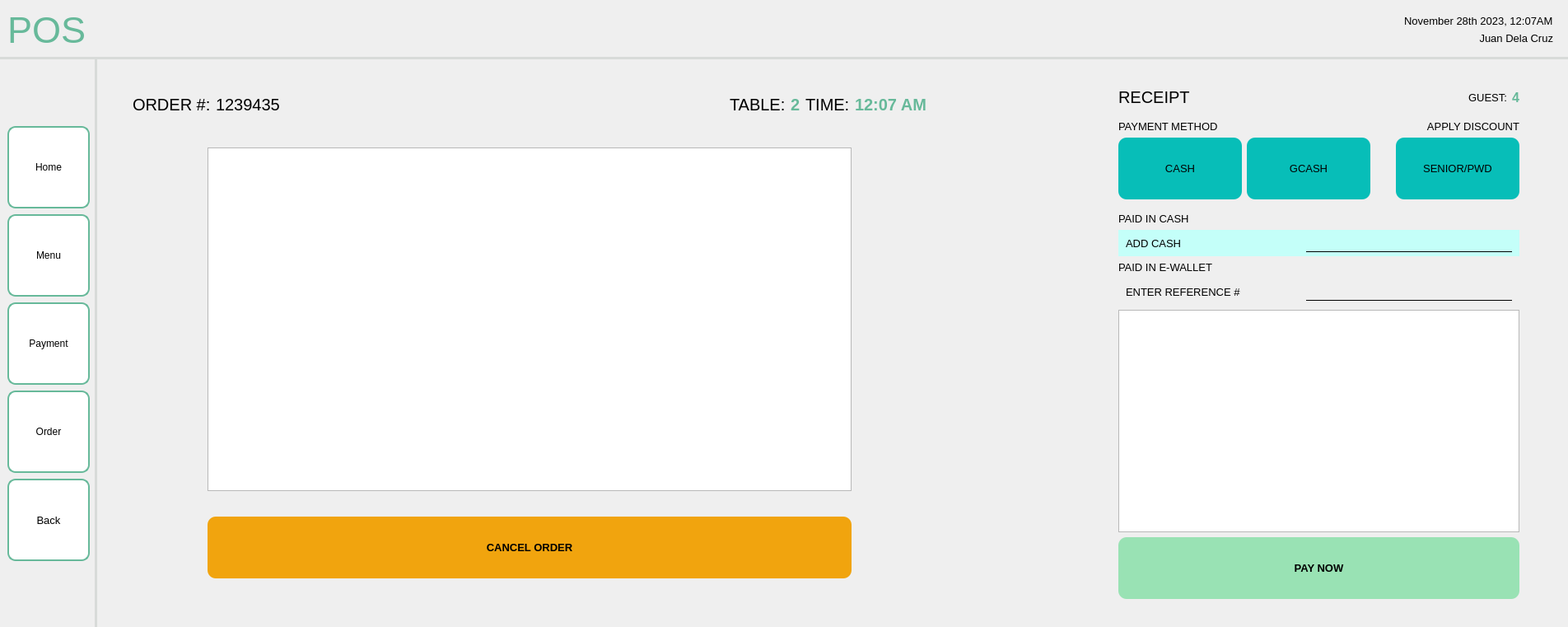
<?xml version="1.0" encoding="UTF-8"?>
<ui version="4.0">
 <class>MainWindow</class>
 <widget class="QMainWindow" name="MainWindow">
  <property name="geometry">
   <rect>
    <x>0</x>
    <y>0</y>
    <width>1711</width>
    <height>761</height>
   </rect>
  </property>
  <property name="windowTitle">
   <string>MainWindow</string>
  </property>
  <widget class="QWidget" name="centralwidget">
   <layout class="QHBoxLayout" name="horizontalLayout">
    <property name="spacing">
     <number>0</number>
    </property>
    <property name="leftMargin">
     <number>0</number>
    </property>
    <property name="topMargin">
     <number>0</number>
    </property>
    <property name="rightMargin">
     <number>0</number>
    </property>
    <property name="bottomMargin">
     <number>0</number>
    </property>
    <item>
     <widget class="QFrame" name="frame">
      <property name="sizePolicy">
       <sizepolicy hsizetype="Preferred" vsizetype="Preferred">
        <horstretch>0</horstretch>
        <verstretch>0</verstretch>
       </sizepolicy>
      </property>
      <property name="frameShape">
       <enum>QFrame::NoFrame</enum>
      </property>
      <property name="frameShadow">
       <enum>QFrame::Plain</enum>
      </property>
      <layout class="QGridLayout" name="gridLayout_2">
       <property name="leftMargin">
        <number>0</number>
       </property>
       <property name="topMargin">
        <number>0</number>
       </property>
       <property name="rightMargin">
        <number>0</number>
       </property>
       <property name="bottomMargin">
        <number>0</number>
       </property>
       <property name="spacing">
        <number>0</number>
       </property>
       <item row="1" column="0">
        <widget class="QWidget" name="navbar_2" native="true">
         <property name="sizePolicy">
          <sizepolicy hsizetype="Fixed" vsizetype="Preferred">
           <horstretch>0</horstretch>
           <verstretch>0</verstretch>
          </sizepolicy>
         </property>
         <property name="styleSheet">
          <string notr="true">QWidget {
    border-right: 3px solid #D8DBD9;
}
</string>
         </property>
         <layout class="QVBoxLayout" name="verticalLayout_6">
          <property name="spacing">
           <number>7</number>
          </property>
          <item>
           <spacer name="verticalSpacer_2">
            <property name="orientation">
             <enum>Qt::Vertical</enum>
            </property>
            <property name="sizeHint" stdset="0">
             <size>
              <width>20</width>
              <height>40</height>
             </size>
            </property>
           </spacer>
          </item>
          <item>
           <widget class="QPushButton" name="homeBTN_2">
            <property name="minimumSize">
             <size>
              <width>100</width>
              <height>100</height>
             </size>
            </property>
            <property name="maximumSize">
             <size>
              <width>100</width>
              <height>100</height>
             </size>
            </property>
            <property name="styleSheet">
             <string notr="true">QPushButton {
    background-color: white;
    border: 2px solid #67B99A;
    color: black;
    padding: 8px 16px;
    border-radius: 10px;
}

QPushButton:hover {
    border: 2px solid #4D926D;
}

QPushButton:pressed {
	background-color: #F0F0F0;
	border: 2px solid #265C42;
}</string>
            </property>
            <property name="text">
             <string>Home</string>
            </property>
           </widget>
          </item>
          <item>
           <widget class="QPushButton" name="menuBTN_2">
            <property name="minimumSize">
             <size>
              <width>100</width>
              <height>100</height>
             </size>
            </property>
            <property name="maximumSize">
             <size>
              <width>100</width>
              <height>100</height>
             </size>
            </property>
            <property name="styleSheet">
             <string notr="true">QPushButton {
    background-color: white;
    border: 2px solid #67B99A;
    color: black;
    padding: 8px 16px;
    border-radius: 10px;
}

QPushButton:hover {
    border: 2px solid #4D926D;
}

QPushButton:pressed {
	background-color: #F0F0F0;
	border: 2px solid #265C42;
}</string>
            </property>
            <property name="text">
             <string>Menu</string>
            </property>
           </widget>
          </item>
          <item>
           <widget class="QPushButton" name="paymentBTN_2">
            <property name="minimumSize">
             <size>
              <width>100</width>
              <height>100</height>
             </size>
            </property>
            <property name="maximumSize">
             <size>
              <width>100</width>
              <height>100</height>
             </size>
            </property>
            <property name="styleSheet">
             <string notr="true">QPushButton {
    background-color: white;
    border: 2px solid #67B99A;
    color: black;
    padding: 8px 16px;
    border-radius: 10px;
}

QPushButton:hover {
    border: 2px solid #4D926D;
}

QPushButton:pressed {
	background-color: #F0F0F0;
	border: 2px solid #265C42;
}</string>
            </property>
            <property name="text">
             <string>Payment</string>
            </property>
           </widget>
          </item>
          <item>
           <widget class="QPushButton" name="orderBTN_2">
            <property name="minimumSize">
             <size>
              <width>100</width>
              <height>100</height>
             </size>
            </property>
            <property name="maximumSize">
             <size>
              <width>100</width>
              <height>100</height>
             </size>
            </property>
            <property name="styleSheet">
             <string notr="true">QPushButton {
    background-color: white;
    border: 2px solid #67B99A;
    color: black;
    padding: 8px 16px;
    border-radius: 10px;
}

QPushButton:hover {
    border: 2px solid #4D926D;
}

QPushButton:pressed {
	background-color: #F0F0F0;
	border: 2px solid #265C42;
}</string>
            </property>
            <property name="text">
             <string>Order</string>
            </property>
           </widget>
          </item>
          <item>
           <widget class="QPushButton" name="backBTN_2">
            <property name="sizePolicy">
             <sizepolicy hsizetype="Fixed" vsizetype="Fixed">
              <horstretch>0</horstretch>
              <verstretch>0</verstretch>
             </sizepolicy>
            </property>
            <property name="minimumSize">
             <size>
              <width>100</width>
              <height>100</height>
             </size>
            </property>
            <property name="maximumSize">
             <size>
              <width>100</width>
              <height>100</height>
             </size>
            </property>
            <property name="font">
             <font>
              <pointsize>10</pointsize>
             </font>
            </property>
            <property name="styleSheet">
             <string notr="true">QPushButton {
    background-color: white;
    border: 2px solid #67B99A;
    color: black;
    padding: 8px 16px;
    border-radius: 10px;
}

QPushButton:hover {
    border: 2px solid #4D926D;
}

QPushButton:pressed {
	background-color: #F0F0F0;
	border: 2px solid #265C42;
}</string>
            </property>
            <property name="text">
             <string>Back</string>
            </property>
            <property name="icon">
             <iconset resource="../../../assets/resourceFile.qrc">
              <normaloff>:/logos/Icons/entypo_back.png</normaloff>:/logos/Icons/entypo_back.png</iconset>
            </property>
            <property name="autoRepeat">
             <bool>false</bool>
            </property>
           </widget>
          </item>
          <item>
           <spacer name="verticalSpacer_4">
            <property name="orientation">
             <enum>Qt::Vertical</enum>
            </property>
            <property name="sizeHint" stdset="0">
             <size>
              <width>20</width>
              <height>40</height>
             </size>
            </property>
           </spacer>
          </item>
         </layout>
        </widget>
       </item>
       <item row="0" column="0" colspan="2">
        <widget class="QWidget" name="header_2" native="true">
         <property name="styleSheet">
          <string notr="true">QWidget {
    border-bottom: 3px solid #D8DBD9; 
}
</string>
         </property>
         <layout class="QHBoxLayout" name="horizontalLayout_5">
          <item>
           <widget class="QLabel" name="label_10">
            <property name="font">
             <font>
              <pointsize>-1</pointsize>
             </font>
            </property>
            <property name="layoutDirection">
             <enum>Qt::LeftToRight</enum>
            </property>
            <property name="styleSheet">
             <string notr="true">QLabel {
    color: #67B99A;
    font-size: 45px;
}</string>
            </property>
            <property name="text">
             <string>POS</string>
            </property>
            <property name="scaledContents">
             <bool>false</bool>
            </property>
           </widget>
          </item>
          <item>
           <spacer name="horizontalSpacer_4">
            <property name="orientation">
             <enum>Qt::Horizontal</enum>
            </property>
            <property name="sizeHint" stdset="0">
             <size>
              <width>40</width>
              <height>20</height>
             </size>
            </property>
           </spacer>
          </item>
          <item>
           <widget class="QFrame" name="frame_3">
            <layout class="QVBoxLayout" name="verticalLayout_7">
             <item>
              <widget class="QLabel" name="label_11">
               <property name="font">
                <font>
                 <pointsize>10</pointsize>
                </font>
               </property>
               <property name="styleSheet">
                <string notr="true">QLabel {
    color: black;
}</string>
               </property>
               <property name="text">
                <string>November 28th 2023, 12:07AM</string>
               </property>
              </widget>
             </item>
             <item>
              <widget class="QLabel" name="label_12">
               <property name="font">
                <font>
                 <pointsize>10</pointsize>
                </font>
               </property>
               <property name="styleSheet">
                <string notr="true">QLabel {
    color: black;
}</string>
               </property>
               <property name="text">
                <string>Juan Dela Cruz</string>
               </property>
               <property name="alignment">
                <set>Qt::AlignRight|Qt::AlignTrailing|Qt::AlignVCenter</set>
               </property>
              </widget>
             </item>
            </layout>
           </widget>
          </item>
         </layout>
        </widget>
       </item>
       <item row="1" column="1">
        <widget class="QFrame" name="contentContainer_2">
         <layout class="QVBoxLayout" name="verticalLayout_8">
          <property name="leftMargin">
           <number>0</number>
          </property>
          <property name="topMargin">
           <number>0</number>
          </property>
          <property name="rightMargin">
           <number>0</number>
          </property>
          <property name="bottomMargin">
           <number>0</number>
          </property>
          <item>
           <widget class="QWidget" name="mainContent_2" native="true">
            <layout class="QHBoxLayout" name="horizontalLayout_6">
             <property name="leftMargin">
              <number>25</number>
             </property>
             <property name="topMargin">
              <number>25</number>
             </property>
             <property name="rightMargin">
              <number>50</number>
             </property>
             <property name="bottomMargin">
              <number>25</number>
             </property>
             <item>
              <widget class="QWidget" name="leftContent_2" native="true">
               <property name="minimumSize">
                <size>
                 <width>1000</width>
                 <height>0</height>
                </size>
               </property>
               <property name="maximumSize">
                <size>
                 <width>1000</width>
                 <height>16777215</height>
                </size>
               </property>
               <layout class="QVBoxLayout" name="verticalLayout_9">
                <item>
                 <widget class="QWidget" name="widget_2" native="true">
                  <layout class="QHBoxLayout" name="horizontalLayout_7">
                   <item>
                    <widget class="QLabel" name="label_13">
                     <property name="sizePolicy">
                      <sizepolicy hsizetype="Fixed" vsizetype="Preferred">
                       <horstretch>0</horstretch>
                       <verstretch>0</verstretch>
                      </sizepolicy>
                     </property>
                     <property name="font">
                      <font>
                       <pointsize>15</pointsize>
                      </font>
                     </property>
                     <property name="text">
                      <string>ORDER #:</string>
                     </property>
                    </widget>
                   </item>
                   <item>
                    <widget class="QLabel" name="label_14">
                     <property name="font">
                      <font>
                       <pointsize>15</pointsize>
                      </font>
                     </property>
                     <property name="text">
                      <string>1239435</string>
                     </property>
                    </widget>
                   </item>
                   <item>
                    <spacer name="horizontalSpacer_5">
                     <property name="orientation">
                      <enum>Qt::Horizontal</enum>
                     </property>
                     <property name="sizeHint" stdset="0">
                      <size>
                       <width>40</width>
                       <height>20</height>
                      </size>
                     </property>
                    </spacer>
                   </item>
                   <item>
                    <widget class="QLabel" name="label_15">
                     <property name="sizePolicy">
                      <sizepolicy hsizetype="Fixed" vsizetype="Preferred">
                       <horstretch>0</horstretch>
                       <verstretch>0</verstretch>
                      </sizepolicy>
                     </property>
                     <property name="font">
                      <font>
                       <pointsize>15</pointsize>
                      </font>
                     </property>
                     <property name="text">
                      <string>TABLE:</string>
                     </property>
                    </widget>
                   </item>
                   <item>
                    <widget class="QLabel" name="label_16">
                     <property name="sizePolicy">
                      <sizepolicy hsizetype="Fixed" vsizetype="Preferred">
                       <horstretch>0</horstretch>
                       <verstretch>0</verstretch>
                      </sizepolicy>
                     </property>
                     <property name="font">
                      <font>
                       <pointsize>15</pointsize>
                       <bold>true</bold>
                      </font>
                     </property>
                     <property name="styleSheet">
                      <string notr="true">QLabel {
	color: #67B99A;
}</string>
                     </property>
                     <property name="text">
                      <string>2</string>
                     </property>
                    </widget>
                   </item>
                   <item>
                    <widget class="QLabel" name="label_17">
                     <property name="sizePolicy">
                      <sizepolicy hsizetype="Fixed" vsizetype="Preferred">
                       <horstretch>0</horstretch>
                       <verstretch>0</verstretch>
                      </sizepolicy>
                     </property>
                     <property name="font">
                      <font>
                       <pointsize>15</pointsize>
                      </font>
                     </property>
                     <property name="text">
                      <string>TIME:</string>
                     </property>
                    </widget>
                   </item>
                   <item>
                    <widget class="QLabel" name="label_18">
                     <property name="sizePolicy">
                      <sizepolicy hsizetype="Fixed" vsizetype="Preferred">
                       <horstretch>0</horstretch>
                       <verstretch>0</verstretch>
                      </sizepolicy>
                     </property>
                     <property name="font">
                      <font>
                       <pointsize>15</pointsize>
                       <bold>true</bold>
                      </font>
                     </property>
                     <property name="styleSheet">
                      <string notr="true">QLabel {
	color: #67B99A;
}</string>
                     </property>
                     <property name="text">
                      <string>12:07 AM</string>
                     </property>
                    </widget>
                   </item>
                  </layout>
                 </widget>
                </item>
                <item>
                 <widget class="QWidget" name="widget_3" native="true">
                  <layout class="QVBoxLayout" name="verticalLayout_11">
                   <property name="leftMargin">
                    <number>100</number>
                   </property>
                   <property name="topMargin">
                    <number>25</number>
                   </property>
                   <property name="rightMargin">
                    <number>100</number>
                   </property>
                   <property name="bottomMargin">
                    <number>25</number>
                   </property>
                   <item>
                    <widget class="QListView" name="listView"/>
                   </item>
                   <item>
                    <spacer name="verticalSpacer_5">
                     <property name="orientation">
                      <enum>Qt::Vertical</enum>
                     </property>
                     <property name="sizeType">
                      <enum>QSizePolicy::Fixed</enum>
                     </property>
                     <property name="sizeHint" stdset="0">
                      <size>
                       <width>20</width>
                       <height>25</height>
                      </size>
                     </property>
                    </spacer>
                   </item>
                   <item>
                    <widget class="QPushButton" name="pushButton">
                     <property name="minimumSize">
                      <size>
                       <width>0</width>
                       <height>75</height>
                      </size>
                     </property>
                     <property name="maximumSize">
                      <size>
                       <width>16777215</width>
                       <height>75</height>
                      </size>
                     </property>
                     <property name="font">
                      <font>
                       <pointsize>10</pointsize>
                       <bold>true</bold>
                      </font>
                     </property>
                     <property name="styleSheet">
                      <string notr="true">QPushButton {
    background-color: #F1A40E;
    color: black;
    border-radius: 10px;
    border: none;
}

QPushButton:hover {
    background-color: #E1920C;
}

QPushButton:pressed {
    background-color: #C77908;
}
</string>
                     </property>
                     <property name="text">
                      <string>CANCEL ORDER</string>
                     </property>
                    </widget>
                   </item>
                  </layout>
                 </widget>
                </item>
               </layout>
              </widget>
             </item>
             <item>
              <spacer name="horizontalSpacer_6">
               <property name="orientation">
                <enum>Qt::Horizontal</enum>
               </property>
               <property name="sizeType">
                <enum>QSizePolicy::Fixed</enum>
               </property>
               <property name="sizeHint" stdset="0">
                <size>
                 <width>200</width>
                 <height>20</height>
                </size>
               </property>
              </spacer>
             </item>
             <item>
              <widget class="QWidget" name="rightContent_2" native="true">
               <layout class="QVBoxLayout" name="verticalLayout_10">
                <item>
                 <widget class="QWidget" name="widget_4" native="true">
                  <layout class="QHBoxLayout" name="horizontalLayout_8">
                   <property name="leftMargin">
                    <number>0</number>
                   </property>
                   <property name="topMargin">
                    <number>0</number>
                   </property>
                   <property name="rightMargin">
                    <number>0</number>
                   </property>
                   <property name="bottomMargin">
                    <number>0</number>
                   </property>
                   <item>
                    <widget class="QLabel" name="label_19">
                     <property name="font">
                      <font>
                       <pointsize>15</pointsize>
                      </font>
                     </property>
                     <property name="text">
                      <string>RECEIPT</string>
                     </property>
                    </widget>
                   </item>
                   <item>
                    <widget class="QLabel" name="label_20">
                     <property name="font">
                      <font>
                       <pointsize>10</pointsize>
                      </font>
                     </property>
                     <property name="text">
                      <string>GUEST:</string>
                     </property>
                     <property name="alignment">
                      <set>Qt::AlignRight|Qt::AlignTrailing|Qt::AlignVCenter</set>
                     </property>
                    </widget>
                   </item>
                   <item>
                    <widget class="QLabel" name="label_25">
                     <property name="sizePolicy">
                      <sizepolicy hsizetype="Fixed" vsizetype="Preferred">
                       <horstretch>0</horstretch>
                       <verstretch>0</verstretch>
                      </sizepolicy>
                     </property>
                     <property name="font">
                      <font>
                       <pointsize>12</pointsize>
                       <bold>true</bold>
                      </font>
                     </property>
                     <property name="styleSheet">
                      <string notr="true">QLabel {
	color: #67B99A;
}</string>
                     </property>
                     <property name="text">
                      <string>4</string>
                     </property>
                    </widget>
                   </item>
                  </layout>
                 </widget>
                </item>
                <item>
                 <widget class="QWidget" name="widget_5" native="true">
                  <layout class="QGridLayout" name="gridLayout_3">
                   <property name="leftMargin">
                    <number>0</number>
                   </property>
                   <property name="topMargin">
                    <number>10</number>
                   </property>
                   <property name="rightMargin">
                    <number>0</number>
                   </property>
                   <property name="bottomMargin">
                    <number>10</number>
                   </property>
                   <item row="1" column="3">
                    <widget class="QPushButton" name="pushButton_5">
                     <property name="minimumSize">
                      <size>
                       <width>150</width>
                       <height>75</height>
                      </size>
                     </property>
                     <property name="maximumSize">
                      <size>
                       <width>150</width>
                       <height>75</height>
                      </size>
                     </property>
                     <property name="font">
                      <font>
                       <pointsize>10</pointsize>
                      </font>
                     </property>
                     <property name="styleSheet">
                      <string notr="true">QPushButton {
    background-color: #07BEB8;
    color: black;
    border-radius: 10px;
    border: none;
}

QPushButton:hover {
    background-color: #06AFA8;
}

QPushButton:pressed {
    background-color: #059A96;
}</string>
                     </property>
                     <property name="text">
                      <string>SENIOR/PWD</string>
                     </property>
                    </widget>
                   </item>
                   <item row="0" column="0">
                    <widget class="QLabel" name="label_26">
                     <property name="font">
                      <font>
                       <pointsize>10</pointsize>
                      </font>
                     </property>
                     <property name="text">
                      <string>PAYMENT METHOD</string>
                     </property>
                    </widget>
                   </item>
                   <item row="1" column="0">
                    <widget class="QPushButton" name="pushButton_3">
                     <property name="minimumSize">
                      <size>
                       <width>150</width>
                       <height>75</height>
                      </size>
                     </property>
                     <property name="maximumSize">
                      <size>
                       <width>150</width>
                       <height>75</height>
                      </size>
                     </property>
                     <property name="font">
                      <font>
                       <pointsize>10</pointsize>
                      </font>
                     </property>
                     <property name="styleSheet">
                      <string notr="true">QPushButton {
    background-color: #07BEB8;
    color: black;
    border-radius: 10px;
    border: none;
}

QPushButton:hover {
    background-color: #06AFA8;
}

QPushButton:pressed {
    background-color: #059A96;
}</string>
                     </property>
                     <property name="text">
                      <string>CASH</string>
                     </property>
                    </widget>
                   </item>
                   <item row="1" column="1">
                    <widget class="QPushButton" name="pushButton_4">
                     <property name="minimumSize">
                      <size>
                       <width>150</width>
                       <height>75</height>
                      </size>
                     </property>
                     <property name="maximumSize">
                      <size>
                       <width>150</width>
                       <height>75</height>
                      </size>
                     </property>
                     <property name="font">
                      <font>
                       <pointsize>10</pointsize>
                      </font>
                     </property>
                     <property name="styleSheet">
                      <string notr="true">QPushButton {
    background-color: #07BEB8;
    color: black;
    border-radius: 10px;
    border: none;
}

QPushButton:hover {
    background-color: #06AFA8;
}

QPushButton:pressed {
    background-color: #059A96;
}</string>
                     </property>
                     <property name="text">
                      <string>GCASH</string>
                     </property>
                    </widget>
                   </item>
                   <item row="0" column="3">
                    <widget class="QLabel" name="label_27">
                     <property name="font">
                      <font>
                       <pointsize>10</pointsize>
                      </font>
                     </property>
                     <property name="text">
                      <string>APPLY DISCOUNT</string>
                     </property>
                     <property name="alignment">
                      <set>Qt::AlignRight|Qt::AlignTrailing|Qt::AlignVCenter</set>
                     </property>
                    </widget>
                   </item>
                   <item row="1" column="2">
                    <spacer name="horizontalSpacer_7">
                     <property name="orientation">
                      <enum>Qt::Horizontal</enum>
                     </property>
                     <property name="sizeType">
                      <enum>QSizePolicy::Fixed</enum>
                     </property>
                     <property name="sizeHint" stdset="0">
                      <size>
                       <width>25</width>
                       <height>20</height>
                      </size>
                     </property>
                    </spacer>
                   </item>
                  </layout>
                 </widget>
                </item>
                <item>
                 <widget class="QWidget" name="widget_8" native="true">
                  <layout class="QVBoxLayout" name="verticalLayout_13">
                   <property name="leftMargin">
                    <number>0</number>
                   </property>
                   <property name="topMargin">
                    <number>0</number>
                   </property>
                   <property name="rightMargin">
                    <number>0</number>
                   </property>
                   <property name="bottomMargin">
                    <number>0</number>
                   </property>
                   <item>
                    <widget class="QLabel" name="label_22">
                     <property name="font">
                      <font>
                       <pointsize>10</pointsize>
                      </font>
                     </property>
                     <property name="text">
                      <string>PAID IN CASH</string>
                     </property>
                    </widget>
                   </item>
                   <item>
                    <widget class="QWidget" name="widget_7" native="true">
                     <property name="styleSheet">
                      <string notr="true">QWidget {
	background-color: #C4FFF9;
}</string>
                     </property>
                     <layout class="QHBoxLayout" name="horizontalLayout_10">
                      <property name="topMargin">
                       <number>5</number>
                      </property>
                      <property name="bottomMargin">
                       <number>5</number>
                      </property>
                      <item>
                       <widget class="QLabel" name="label_21">
                        <property name="font">
                         <font>
                          <pointsize>10</pointsize>
                         </font>
                        </property>
                        <property name="text">
                         <string>ADD CASH</string>
                        </property>
                       </widget>
                      </item>
                      <item>
                       <widget class="QLineEdit" name="lineEdit">
                        <property name="minimumSize">
                         <size>
                          <width>250</width>
                          <height>0</height>
                         </size>
                        </property>
                        <property name="maximumSize">
                         <size>
                          <width>250</width>
                          <height>16777215</height>
                         </size>
                        </property>
                        <property name="font">
                         <font>
                          <pointsize>12</pointsize>
                         </font>
                        </property>
                        <property name="layoutDirection">
                         <enum>Qt::LeftToRight</enum>
                        </property>
                        <property name="styleSheet">
                         <string notr="true">QLineEdit {
    background: transparent;
    border-top: none;
    border-left: none;
    border-right: none;
    border-bottom: 1px solid black;
}
</string>
                        </property>
                        <property name="alignment">
                         <set>Qt::AlignRight|Qt::AlignTrailing|Qt::AlignVCenter</set>
                        </property>
                       </widget>
                      </item>
                     </layout>
                    </widget>
                   </item>
                  </layout>
                 </widget>
                </item>
                <item>
                 <widget class="QWidget" name="widget_10" native="true">
                  <layout class="QVBoxLayout" name="verticalLayout_14">
                   <property name="leftMargin">
                    <number>0</number>
                   </property>
                   <property name="topMargin">
                    <number>0</number>
                   </property>
                   <property name="rightMargin">
                    <number>0</number>
                   </property>
                   <property name="bottomMargin">
                    <number>0</number>
                   </property>
                   <item>
                    <widget class="QLabel" name="label_24">
                     <property name="font">
                      <font>
                       <pointsize>10</pointsize>
                      </font>
                     </property>
                     <property name="text">
                      <string>PAID IN E-WALLET</string>
                     </property>
                    </widget>
                   </item>
                   <item>
                    <widget class="QWidget" name="widget_9" native="true">
                     <layout class="QHBoxLayout" name="horizontalLayout_11">
                      <property name="topMargin">
                       <number>5</number>
                      </property>
                      <property name="bottomMargin">
                       <number>5</number>
                      </property>
                      <item>
                       <widget class="QLabel" name="label_23">
                        <property name="font">
                         <font>
                          <pointsize>10</pointsize>
                         </font>
                        </property>
                        <property name="text">
                         <string>ENTER REFERENCE #</string>
                        </property>
                       </widget>
                      </item>
                      <item>
                       <widget class="QLineEdit" name="lineEdit_2">
                        <property name="minimumSize">
                         <size>
                          <width>150</width>
                          <height>0</height>
                         </size>
                        </property>
                        <property name="maximumSize">
                         <size>
                          <width>250</width>
                          <height>16777215</height>
                         </size>
                        </property>
                        <property name="font">
                         <font>
                          <pointsize>12</pointsize>
                         </font>
                        </property>
                        <property name="styleSheet">
                         <string notr="true">QLineEdit {
    background: transparent;
    border-top: none;
    border-left: none;
    border-right: none;
    border-bottom: 1px solid black;
}
</string>
                        </property>
                        <property name="alignment">
                         <set>Qt::AlignRight|Qt::AlignTrailing|Qt::AlignVCenter</set>
                        </property>
                       </widget>
                      </item>
                     </layout>
                    </widget>
                   </item>
                  </layout>
                 </widget>
                </item>
                <item>
                 <widget class="QListWidget" name="orderList_2"/>
                </item>
                <item>
                 <widget class="QPushButton" name="pushButton_2">
                  <property name="minimumSize">
                   <size>
                    <width>0</width>
                    <height>75</height>
                   </size>
                  </property>
                  <property name="maximumSize">
                   <size>
                    <width>16777215</width>
                    <height>75</height>
                   </size>
                  </property>
                  <property name="font">
                   <font>
                    <pointsize>10</pointsize>
                    <bold>true</bold>
                   </font>
                  </property>
                  <property name="styleSheet">
                   <string notr="true">QPushButton {
    background-color: #99E2B4;
    color: black;
    border-radius: 10px;
    border: none;
}

QPushButton:hover {
    background-color: #7FD69E;
}

QPushButton:pressed {
    background-color: #66B97E;
}
</string>
                  </property>
                  <property name="text">
                   <string>PAY NOW</string>
                  </property>
                 </widget>
                </item>
               </layout>
              </widget>
             </item>
            </layout>
           </widget>
          </item>
         </layout>
        </widget>
       </item>
      </layout>
     </widget>
    </item>
   </layout>
  </widget>
 </widget>
 <resources>
  <include location="../../../assets/resourceFile.qrc"/>
 </resources>
 <connections/>
</ui>
